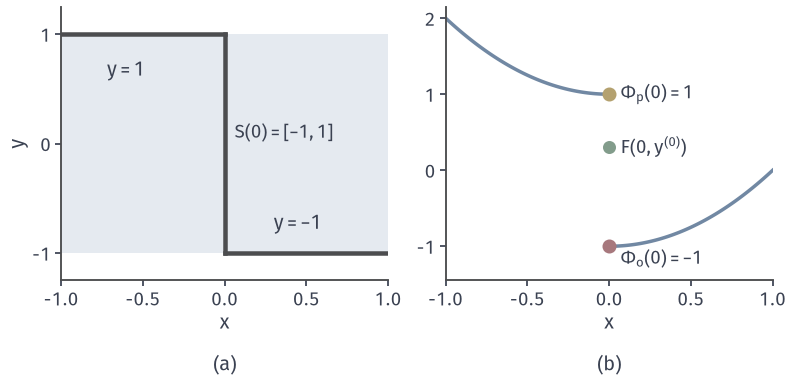

This figure's Python source:
from pathlib import Path
import sys
sys.path.insert(0, str(Path(__file__).resolve().parents[1]/"bilevel-common"))
from bilevel_core import *
# x in [-1,1], Y=[-1,1], g=x*y, F=x^2+y. S(x)={-sign x}, S(0)=[-1,1].
fig, axs = figure(width_mm=112, height_mm=54, ncols=2)
ax = axs[0]
ax.axhspan(-1,1,facecolor=BLUE_FILL,edgecolor='none',zorder=0)
ax.plot([-1,0],[1,1],color=ACTIVE,lw=1.8); ax.plot([0,1],[-1,-1],color=ACTIVE,lw=1.8); ax.plot([0,0],[-1,1],color=ACTIVE,lw=1.8)
ax.text(-.72,.62,'$y=1$',color=INK); ax.text(.3,-.78,'$y=-1$',color=INK)
ax.text(.06,.05,r'$S(0)=[-1,1]$',color=INK,fontsize=7.5)
clean(ax,(-1,1),(-1.25,1.25),'$x$','$y$'); ax.set_yticks([-1,0,1]); tag(ax,'(a)',-.27)
ax = axs[1]
a = np.linspace(-1,-.0,100); b = np.linspace(0,1,100)
ax.plot(a,a**2+1,color=BLUE,lw=1.4); ax.plot(b,b**2-1,color=BLUE,lw=1.4)
ax.plot([0],[1],'o',color=YELLOW,ms=4.6,zorder=6)
ax.plot([0],[-1],'o',color=RED,ms=4.6,zorder=6)
ax.plot([0],[.3],'o',color=GREEN,ms=4.2,zorder=6)
ax.text(.07,1.0,r'$\Phi_{\mathrm{p}}(0)=1$',color=INK,fontsize=7.5,va='center')
ax.text(.07,-1.17,r'$\Phi_{\mathrm{o}}(0)=-1$',color=INK,fontsize=7.5,va='center')
ax.text(.07,.3,r'$F(0,y^{(0)})$',color=INK,fontsize=7.5,va='center')
clean(ax,(-1,1),(-1.45,2.15),'$x$',None); ax.set_yticks([-1,0,1,2]); tag(ax,'(b)',-.27)
save(fig, Path(__file__).resolve().parent, 'figure', {'g':'xy','F':'x^2+y','y0':.3})
